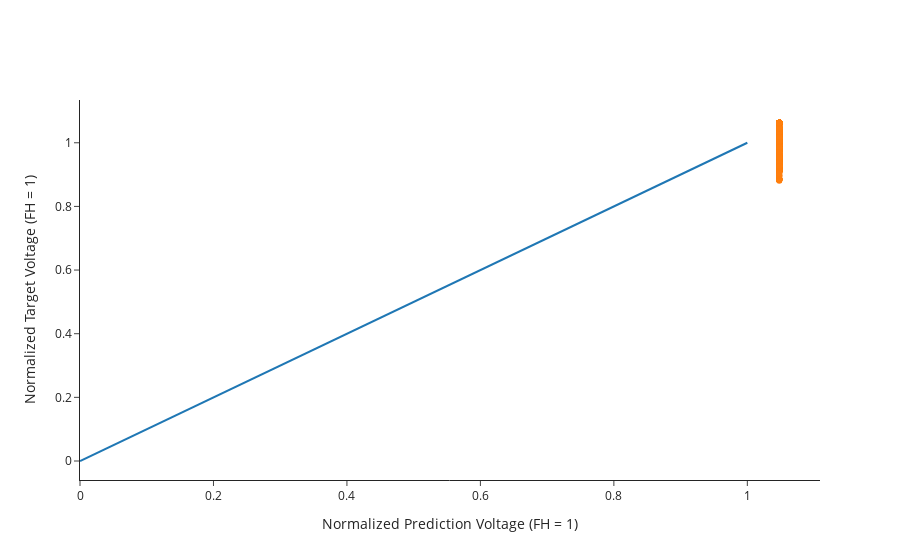

The code cell stored with this chart in its notebook:
### Code cell
parity_plot_list[0]

### Figure 1 — Plotly figure (JSON) as saved in the notebook; plotly's stock layout.template omitted (floating-point values rounded to 4 significant figures; data arrays with more than 128 entries replaced by an {"elided": "..."} marker saying what was removed)
{"data": [{"mode": "lines", "showlegend": false, "type": "scatter", "x": [0, 1], "y": [0, 1]}, {"mode": "markers", "showlegend": false, "type": "scatter", "x": {"elided": "2902 float values"}, "y": {"elided": "2902 float values"}}], "layout": {"xaxis": {"title": {"text": "Normalized Prediction Voltage (FH = 1)"}}, "yaxis": {"title": {"text": "Normalized Target Voltage (FH = 1)"}}}}
